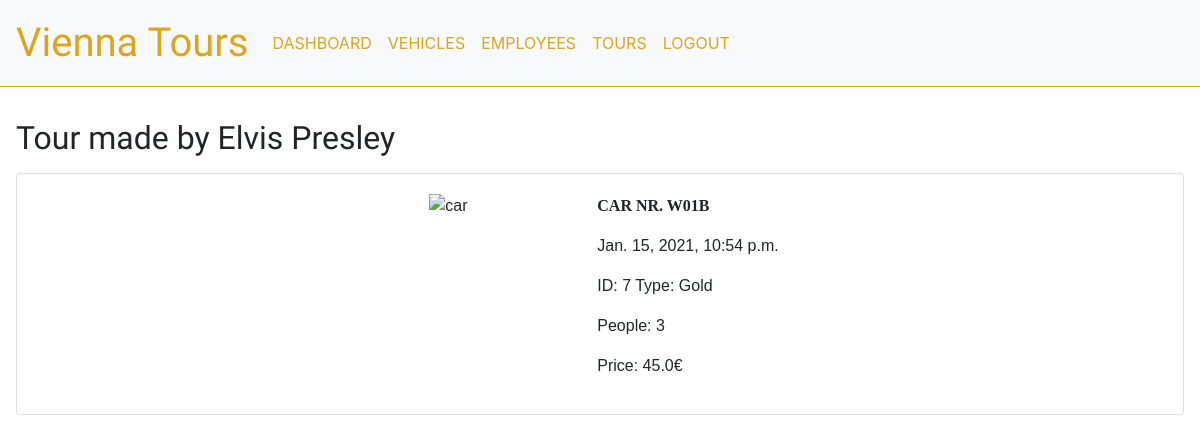
The page /supervisor/tours/7/ (signed in) on the database as committed earlier.
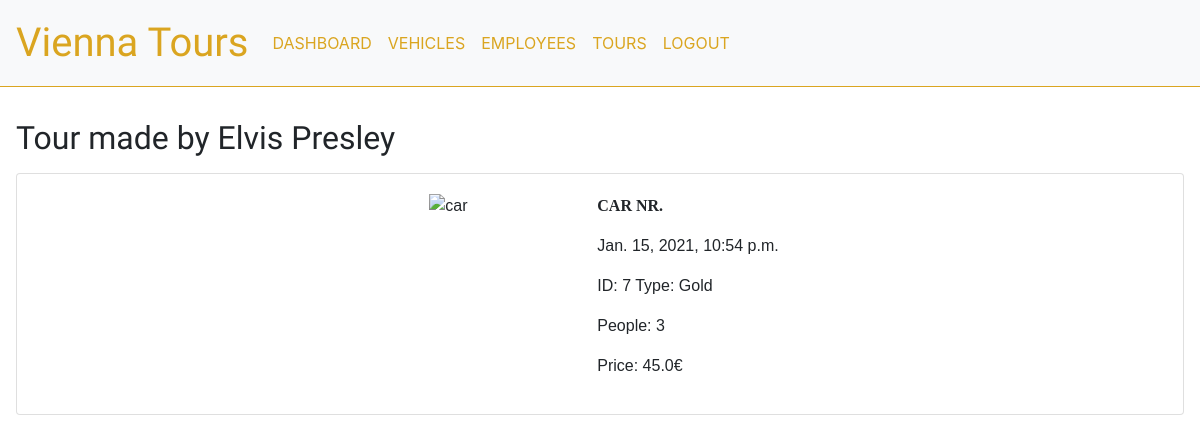
The same page on the database as committed later.
### supervisor/models.py (models this page shows, shortened)
class Tour(models.Model):
    TOUR_CHOICES = (('Silver', 'Silver'), ('Gold', 'Gold'), ('Platinum', 'Platinum'))
    driverID = models.ForeignKey(User, null=True, on_delete=models.SET_NULL)  #TODO change to something else. If User is deleted, delete tours?
    carID = models.ForeignKey(Car, null=True, on_delete=models.SET_NULL) #TODO change to something else
    date = models.DateTimeField(default=timezone.now)
    duration = models.FloatField()
    tourType = models.CharField(max_length=20, choices=TOUR_CHOICES, default='Silver')
    people = models.IntegerField()
    price = models.FloatField()

### supervisor/views.py (the view)
# urls.py: path('tours/<int:pk>/', TourDetailsView.as_view(template_name='supervisor/tour_detail.html'), name='supervisor-tour-details'),
class TourDetailsView(DetailView):
    model = Tour

### supervisor/templates/supervisor/tour_detail.html
{% extends "nav.html" %}
{% block content %}
<div class="table-header">
    <h2>Tour made by {{ object.driverID.get_full_name }}</h2>
</div>
<div class="card">
    <div class="employee-body card-body d-flex justify-content-center">
        <img class="inline employee-image" alt="car" src="{{ object.carID.image.url }}"/>
        <div class="inline employee-info">
            <p class="employee-name">Car Nr. {{ object.carID.plate }}</p>
            <p class="tour-subtitle">{{ object.date }}</p>
            <p class="tour-subtitle">ID: {{ object.id }} Type: {{ object.tourType }}</p>
            <p class="tour-subtitle" >People: {{ object.people }}</p>
            <p class="tour-subtitle">Price: {{ object.price }}€</p>
        </div>
    </div>
 </div>
{% endblock content %}

Rows that differ between the two databases and show on the page:
changed Tour "Gold": carID.plate "W01B" → (not shown)
